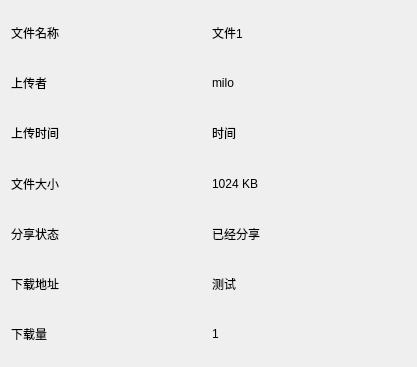
<?xml version="1.0" encoding="UTF-8"?>
<ui version="4.0">
 <class>FilePropertyInfoDialog</class>
 <widget class="QDialog" name="FilePropertyInfoDialog">
  <property name="geometry">
   <rect>
    <x>0</x>
    <y>0</y>
    <width>417</width>
    <height>367</height>
   </rect>
  </property>
  <property name="windowTitle">
   <string>文件信息</string>
  </property>
  <layout class="QGridLayout" name="gridLayout">
   <item row="0" column="0">
    <widget class="QLabel" name="lbl_fileName">
     <property name="styleSheet">
      <string notr="true"/>
     </property>
     <property name="text">
      <string>文件名称</string>
     </property>
    </widget>
   </item>
   <item row="0" column="1">
    <widget class="QLabel" name="val_fileName">
     <property name="styleSheet">
      <string notr="true"/>
     </property>
     <property name="text">
      <string>文件1</string>
     </property>
    </widget>
   </item>
   <item row="1" column="0">
    <widget class="QLabel" name="lbl_uploadUser">
     <property name="styleSheet">
      <string notr="true"/>
     </property>
     <property name="text">
      <string>上传者</string>
     </property>
    </widget>
   </item>
   <item row="1" column="1">
    <widget class="QLabel" name="val_uploadUser">
     <property name="styleSheet">
      <string notr="true"/>
     </property>
     <property name="text">
      <string>milo</string>
     </property>
    </widget>
   </item>
   <item row="2" column="0">
    <widget class="QLabel" name="lbl_uploadTime">
     <property name="styleSheet">
      <string notr="true"/>
     </property>
     <property name="text">
      <string>上传时间</string>
     </property>
    </widget>
   </item>
   <item row="2" column="1">
    <widget class="QLabel" name="val_uploadTime">
     <property name="styleSheet">
      <string notr="true"/>
     </property>
     <property name="text">
      <string>时间</string>
     </property>
    </widget>
   </item>
   <item row="3" column="0">
    <widget class="QLabel" name="lbl_fileSize">
     <property name="styleSheet">
      <string notr="true"/>
     </property>
     <property name="text">
      <string>文件大小</string>
     </property>
    </widget>
   </item>
   <item row="3" column="1">
    <widget class="QLabel" name="val_fileSize">
     <property name="styleSheet">
      <string notr="true"/>
     </property>
     <property name="text">
      <string>1024 KB</string>
     </property>
    </widget>
   </item>
   <item row="4" column="0">
    <widget class="QLabel" name="lbl_shareStatus">
     <property name="styleSheet">
      <string notr="true"/>
     </property>
     <property name="text">
      <string>分享状态</string>
     </property>
    </widget>
   </item>
   <item row="4" column="1">
    <widget class="QLabel" name="val_shareStatus">
     <property name="styleSheet">
      <string notr="true"/>
     </property>
     <property name="text">
      <string>已经分享</string>
     </property>
    </widget>
   </item>
   <item row="5" column="0">
    <widget class="QLabel" name="lbl_download">
     <property name="styleSheet">
      <string notr="true"/>
     </property>
     <property name="text">
      <string>下载地址</string>
     </property>
    </widget>
   </item>
   <item row="5" column="1">
    <widget class="QLabel" name="val_download">
     <property name="styleSheet">
      <string notr="true"/>
     </property>
     <property name="text">
      <string>测试</string>
     </property>
    </widget>
   </item>
   <item row="6" column="0">
    <widget class="QLabel" name="lbl_pv">
     <property name="styleSheet">
      <string notr="true"/>
     </property>
     <property name="text">
      <string>下载量</string>
     </property>
    </widget>
   </item>
   <item row="6" column="1">
    <widget class="QLabel" name="val_pv">
     <property name="styleSheet">
      <string notr="true"/>
     </property>
     <property name="text">
      <string>1</string>
     </property>
    </widget>
   </item>
  </layout>
 </widget>
 <resources/>
 <connections/>
</ui>
